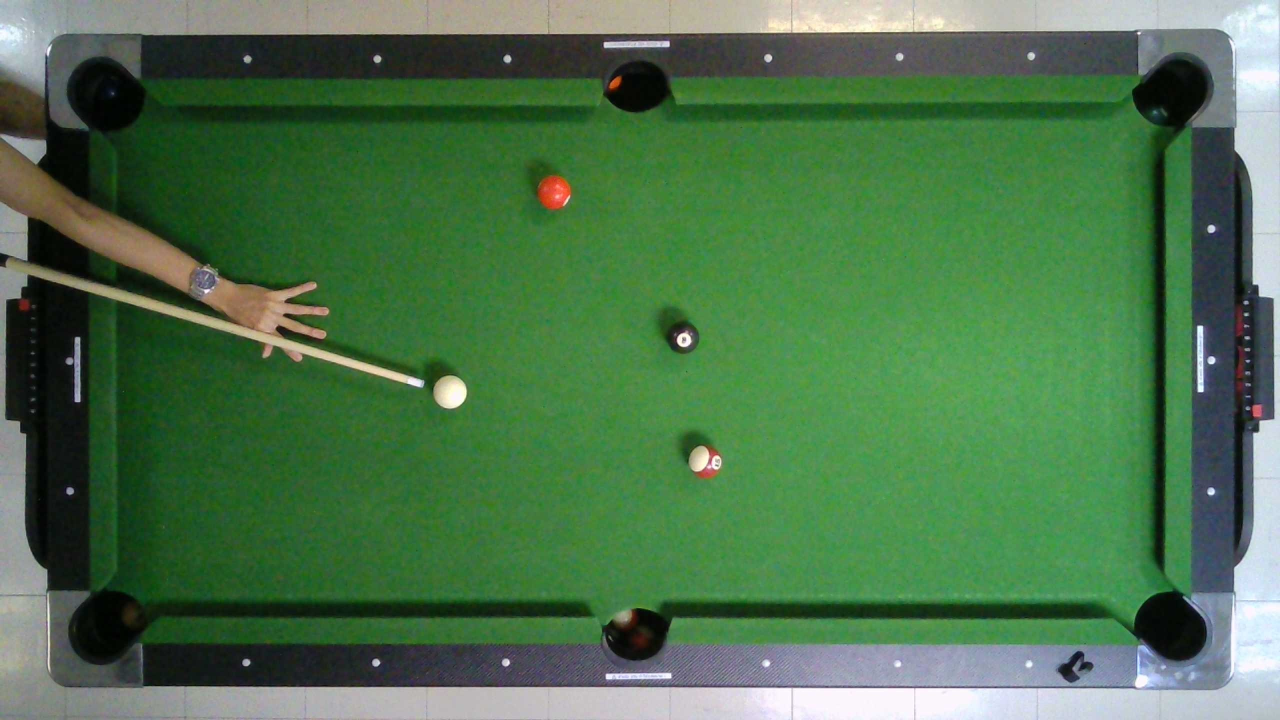
#> input picture pics/pool_table_ball_4.jpg, 2560 x 1440 px, found by its file name (shown at 1/2 size)
$ python Line.py
#> lines starting #> are read from the running program, lines starting #| are printed output that depends on the picture
import cv2
import numpy as np

img = cv2.imread('pics/pool_table_ball_4.jpg', cv2.IMREAD_COLOR)
#> img is the input picture: shape (1440, 2560, 3); mean B, G, R 76.6, 115.8, 76.5
img = cv2.resize(img, (1920, 1080))
#> img: shape (1080, 1920, 3)
# Convert the image to gray-scale
gray = cv2.cvtColor(img, cv2.COLOR_BGR2GRAY)
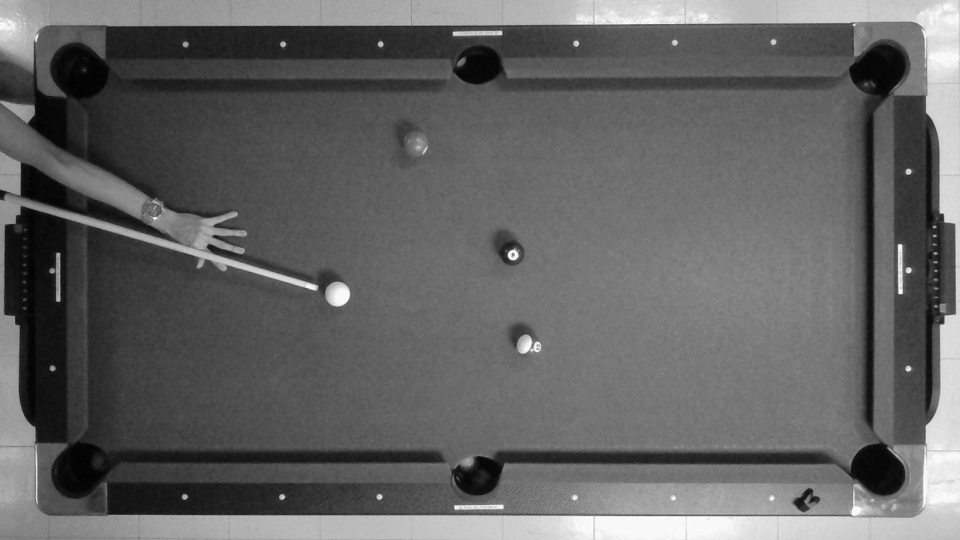
#> gray: shape (1080, 1920) (shown at 1/2 size); min 0, max 254, mean 99.6
# Find the edges in the image using canny detector
edges = cv2.Canny(gray, 50, 200)
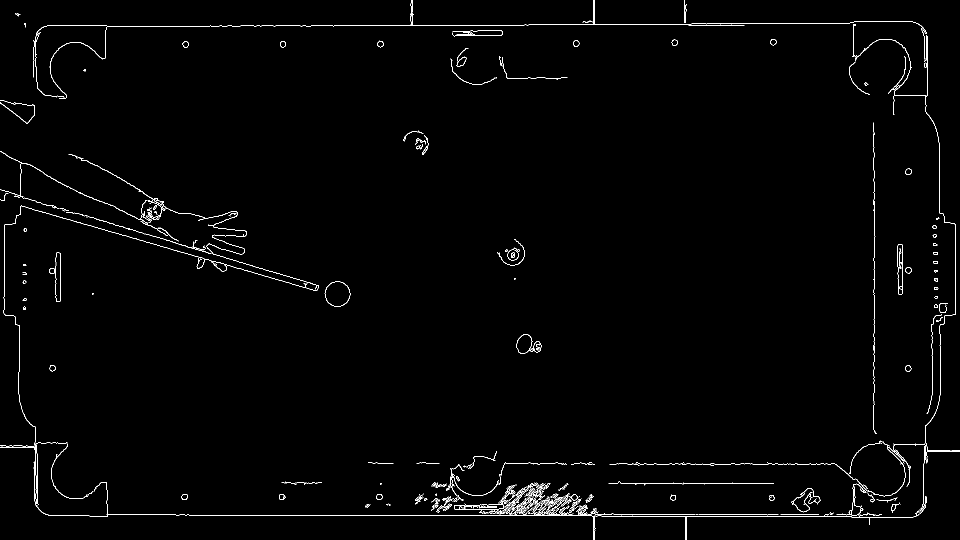
#> edges: shape (1080, 1920) (shown at 1/2 size); 1.2% white in thin lines or dots
# Detect points that form a line
lines = cv2.HoughLinesP(edges, 1, np.pi/180, 100, minLineLength=10, maxLineGap=250)
#> lines = 58 rows, first 6: [1534, 1030, 1836, 1030], [96, 1030, 1264, 1030], [1184, 1032, 1832, 1032], [51, 51, 982, 51], [1161, 1029, 1837, 1029], [2, 400, 697, 599]
# Draw lines on the image
for line in lines:
    x1, y1, x2, y2 = line[0]
    cv2.line(img, (x1, y1), (x2, y2), (255, 0, 0), 3)
#> this loop made 58 passes
#> (x1, y1, x2, y2) on passes 1 to 12: (1534, 1030, 1836, 1030), (96, 1030, 1264, 1030), (1184, 1032, 1832, 1032), (51, 51, 982, 51), (1161, 1029, 1837, 1029), (2, 400, 697, 599), (568, 966, 1846, 966), (917, 928, 1847, 928), (999, 1028, 1838, 1028), (51, 52, 667, 52), (748, 927, 1847, 927), (51, 50, 210, 50)
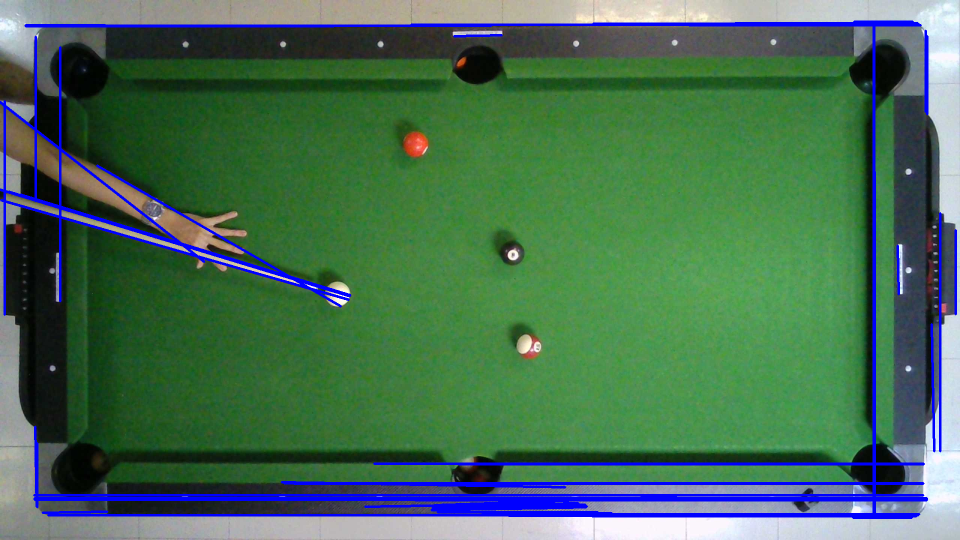
#> img: shape (1080, 1920, 3) (shown at 1/2 size); mean B, G, R 84.3, 110.2, 71.2

# Show result
#img = cv2.resize(img, dsize=(600, 600))
cv2.imshow("Result Image", img)

if cv2.waitKey(0) & 0xff == 27:
#> (key Esc is pressed here)
    cv2.destroyAllWindows()
